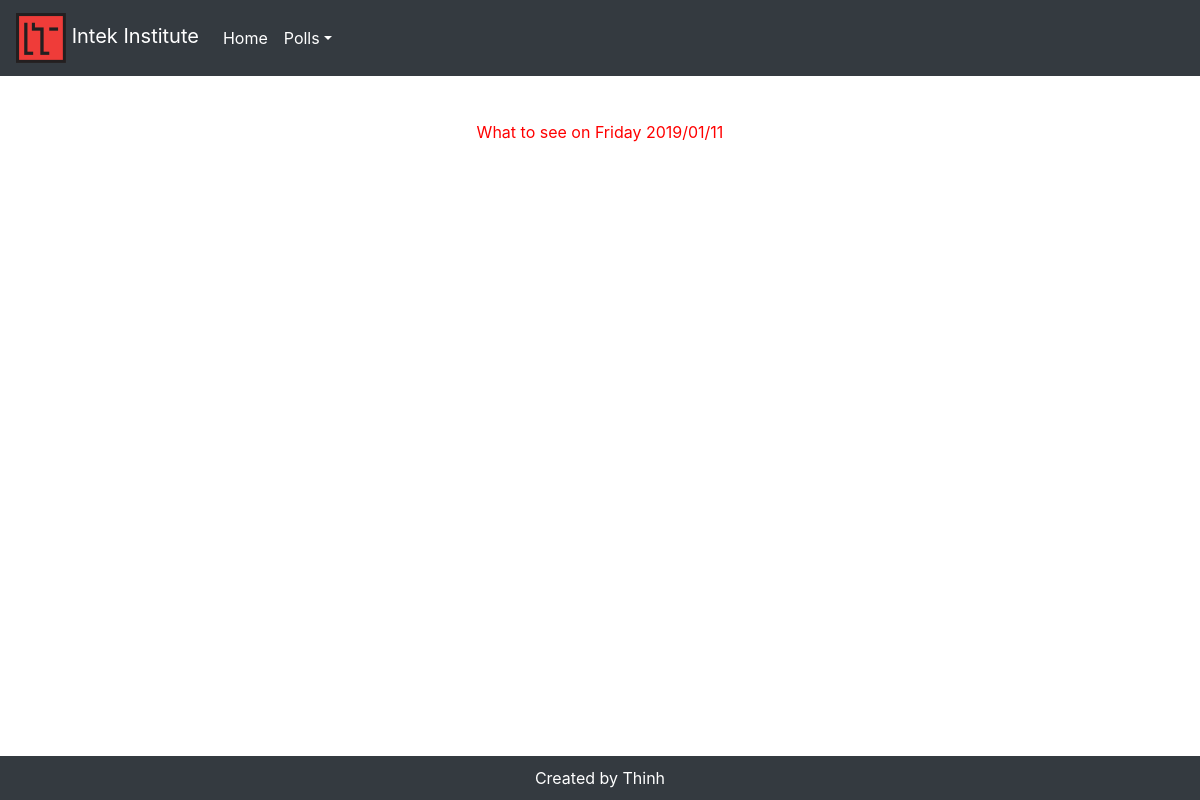
/poll/, run on an earlier commit of the app's database.
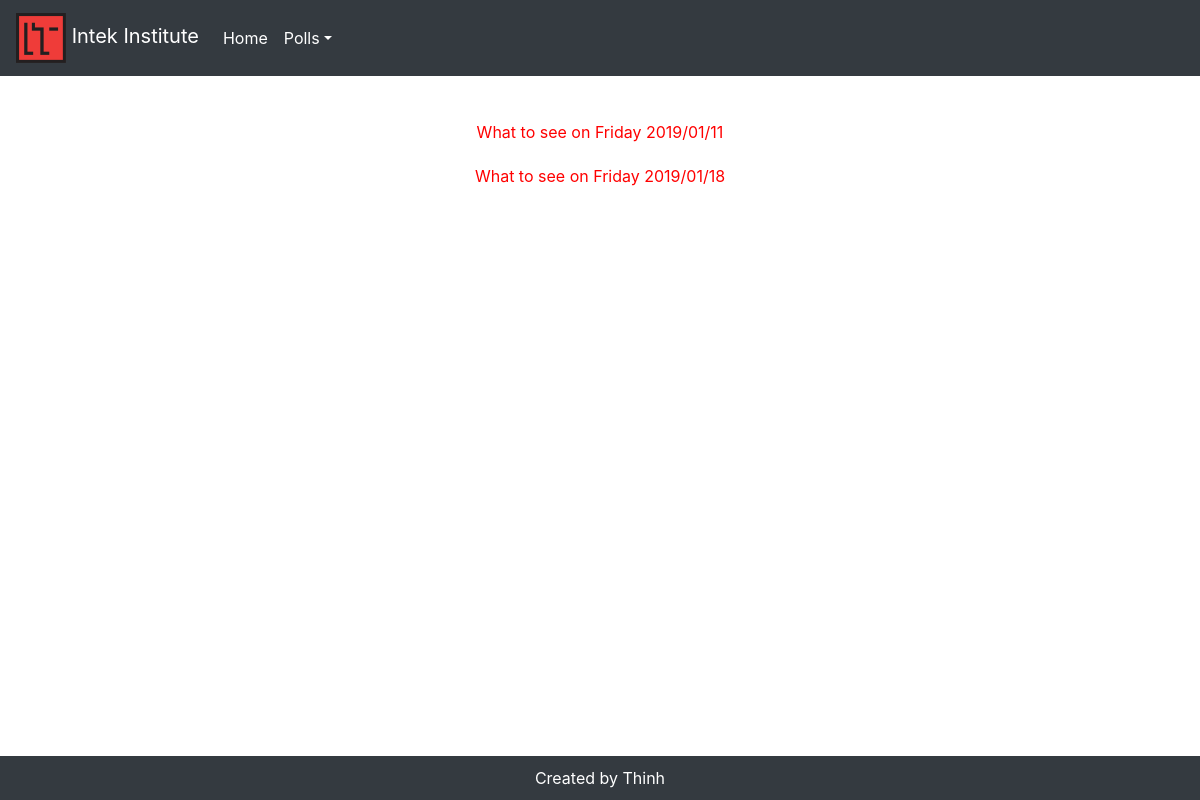
And on a later commit of the database.
### moviepoll/models.py (models this page shows, shortened)
class Question(models.Model):
    question_text = models.CharField(max_length=200)
    pub_date = models.DateTimeField('date published')

### moviepoll/views.py (the view)
# urls.py: path('poll/', views.poll, name='poll'),
def poll(request):
    return render(request,
                  'moviepoll/poll.html',
                  )

### moviepoll/context_processors.py (called while the page is built)
def get_questions(request):
    question_list = Question.objects.order_by('pub_date')
    return {
        'question_list': question_list,
    }

### moviepoll/templates/moviepoll/poll.html
{% extends "moviepoll/base.html" %}
{% block content %}
  <div class="row">
    <div class="col-sm-12 mb-4 mt-4">
      {% if question_list %}
          <ul>
              {% for question in question_list %}
                  <li class="quest"><a href="{% url 'moviepoll:detail' question.id %}">{{ question.question_text }}</a></li>
              {% endfor %}
          </ul>
      {% else %}
          No movie yet<br>you can log in as admin to add movie
      {% endif %}
      </div>
    </div>
{% endblock content %}

### moviepoll/templates/moviepoll/base.html (shortened to what this page needs)
<!DOCTYPE html>
{% load static %}
<html>
<head>
    <link rel="stylesheet" href="https://stackpath.bootstrapcdn.com/bootstrap/4.2.1/css/bootstrap.min.css">
    <link rel="stylesheet" href="{% static 'moviepoll/style.css' %}">
</head>
<body>
      <nav class="navbar navbar-expand-lg navbar-dark bg-dark">
        <a class="navbar-brand" href="{% url 'moviepoll:index' %}">
          <img src="{% static 'moviepoll/intek-logo.png' %}" width=50px class="img-fluid" alt="intek-logo"> Intek Institute
        </a>
        <div class="collapse navbar-collapse" id="navbarSupportedContent">
          <ul class="navbar-nav mr-auto">
            <li class="nav-item">
              <a class="nav-link" href="{% url 'moviepoll:index' %}">Home</a>
            </li>
            <li class="nav-item dropdown">
              <a class="nav-link dropdown-toggle" href="#"  id="navbarDropdown" data-toggle="dropdown">Polls</a>
            </li>
          </ul>
        </div>
      </nav>
    <div class="container">
      {% block content %}{% endblock %}
    </div>
    <footer>
      Created by Thinh
    </footer>
</body>
</html>

### moviepoll/static/moviepoll/style.css (style rules this page uses)
* { margin: 0; padding: 0; }
footer { position: absolute; right: 0; bottom: 0; left: 0; padding: 10px; background-color: #343a40; color: #fff; text-align: center; }
ul { list-style: none; }
a { color: red; text-decoration: none; }
.navbar-dark .navbar-nav .nav-link { color: #fff; }
.quest { margin-top: 20px; margin-bottom: 20px; text-align: center; }

What changed in the data, as far as the page shows it:
added Question: question_text "What to see on Friday 2019/01/18"
